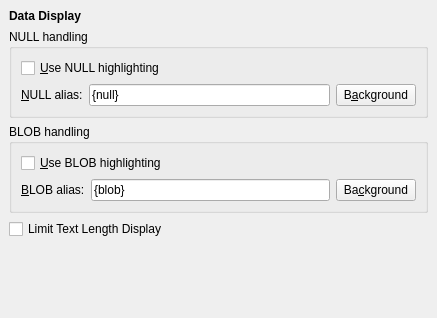
<?xml version="1.0" encoding="UTF-8"?>
<ui version="4.0">
 <class>PrefsDataDisplayWidget</class>
 <widget class="QWidget" name="PrefsDataDisplayWidget">
  <property name="geometry">
   <rect>
    <x>0</x>
    <y>0</y>
    <width>437</width>
    <height>318</height>
   </rect>
  </property>
  <layout class="QGridLayout">
   <property name="margin" stdset="0">
    <number>9</number>
   </property>
   <property name="spacing">
    <number>6</number>
   </property>
   <item row="1" column="0">
    <widget class="QGroupBox" name="groupBox">
     <property name="title">
      <string>NULL handling</string>
     </property>
     <layout class="QGridLayout">
      <property name="margin" stdset="0">
       <number>9</number>
      </property>
      <property name="spacing">
       <number>6</number>
      </property>
      <item row="0" column="0" colspan="3">
       <widget class="QCheckBox" name="nullCheckBox">
        <property name="toolTip">
         <string>Highlight the NULL values in the data result table</string>
        </property>
        <property name="text">
         <string>&amp;Use NULL highlighting</string>
        </property>
       </widget>
      </item>
      <item row="1" column="2">
       <widget class="QPushButton" name="nullBgButton">
        <property name="toolTip">
         <string>Background color of the NULL value cell</string>
        </property>
        <property name="text">
         <string>B&amp;ackground</string>
        </property>
       </widget>
      </item>
      <item row="1" column="0">
       <widget class="QLabel" name="label">
        <property name="text">
         <string>&amp;NULL alias:</string>
        </property>
        <property name="buddy">
         <cstring>nullAliasEdit</cstring>
        </property>
       </widget>
      </item>
      <item row="1" column="1">
       <widget class="QLineEdit" name="nullAliasEdit">
        <property name="toolTip">
         <string>Text to be used as a NULL mark</string>
        </property>
        <property name="text">
         <string>{null}</string>
        </property>
       </widget>
      </item>
     </layout>
    </widget>
   </item>
   <item row="2" column="0">
    <widget class="QGroupBox" name="groupBox_2">
     <property name="title">
      <string>BLOB handling</string>
     </property>
     <layout class="QGridLayout">
      <property name="margin" stdset="0">
       <number>9</number>
      </property>
      <property name="spacing">
       <number>6</number>
      </property>
      <item row="0" column="0" colspan="3">
       <widget class="QCheckBox" name="blobCheckBox">
        <property name="toolTip">
         <string>Highlight the BLOB values in the data result table</string>
        </property>
        <property name="text">
         <string>&amp;Use BLOB highlighting</string>
        </property>
       </widget>
      </item>
      <item row="1" column="2">
       <widget class="QPushButton" name="blobBgButton">
        <property name="toolTip">
         <string>Background color of the BLOB value cell</string>
        </property>
        <property name="text">
         <string>Ba&amp;ckground</string>
        </property>
       </widget>
      </item>
      <item row="1" column="0">
       <widget class="QLabel" name="label_2">
        <property name="text">
         <string>&amp;BLOB alias:</string>
        </property>
        <property name="buddy">
         <cstring>blobAliasEdit</cstring>
        </property>
       </widget>
      </item>
      <item row="1" column="1">
       <widget class="QLineEdit" name="blobAliasEdit">
        <property name="toolTip">
         <string>Text to be used as a BLOB mark</string>
        </property>
        <property name="text">
         <string>{blob}</string>
        </property>
       </widget>
      </item>
     </layout>
    </widget>
   </item>
   <item row="3" column="0">
    <widget class="QCheckBox" name="cropColumnsCheckBox">
     <property name="toolTip">
      <string>If this box is checked, when showing the Full View of a table
or the result of a query, the Data Viewer will truncate field values
instead of trying to break the text over multiple lines.
If the box is not checked, a field value may still be truncated
if it would take too many lines to display all of it. </string>
     </property>
     <property name="text">
      <string>Limit Text Length Display</string>
     </property>
    </widget>
   </item>
   <item row="4" column="0">
    <spacer>
     <property name="orientation">
      <enum>Qt::Vertical</enum>
     </property>
     <property name="sizeHint" stdset="0">
      <size>
       <width>419</width>
       <height>22</height>
      </size>
     </property>
    </spacer>
   </item>
   <item row="0" column="0">
    <widget class="QLabel" name="titleLabel">
     <property name="font">
      <font>
       <bold>true</bold>
      </font>
     </property>
     <property name="text">
      <string>Data Display</string>
     </property>
    </widget>
   </item>
  </layout>
 </widget>
 <resources/>
 <connections/>
</ui>
